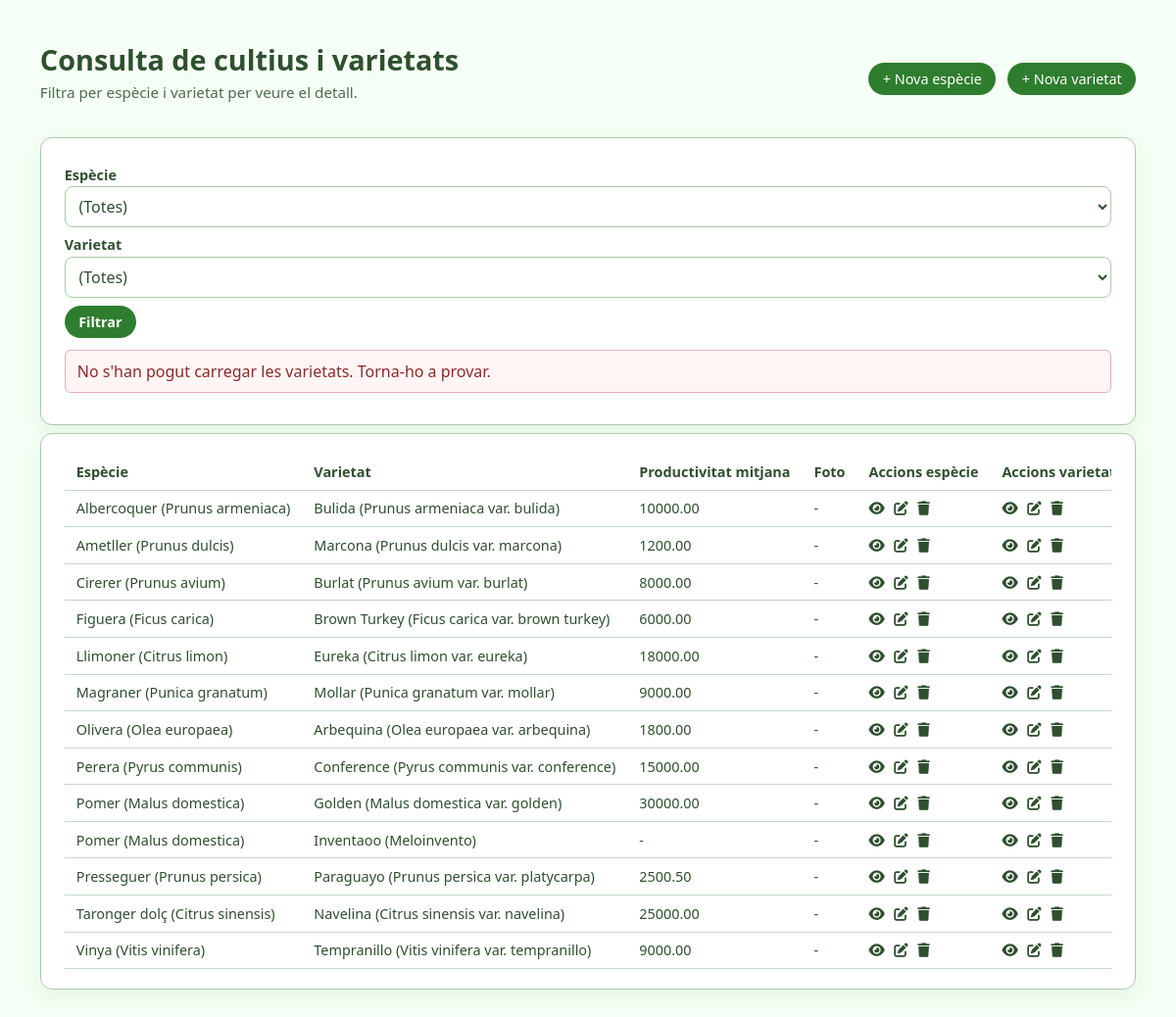
Page /PHP/consulta_cultius_varietats.php on the committed database.
### tables this page shows
CREATE TABLE `varietat` (
  `id_varietat` int(11) NOT NULL AUTO_INCREMENT,
  `id_especie` int(11) NOT NULL,
  `nom_cientific` varchar(255) NOT NULL,
  `nom_comu` varchar(255) NOT NULL,
  `caracteristiques_agronomiques` text DEFAULT NULL,
  `cicle_vegetatiu` text DEFAULT NULL,
  `requisits_pollinitzacio` text DEFAULT NULL,
  `productivitat_mitjana` decimal(10,2) DEFAULT NULL,
  `qualitats_organoleptiques` text DEFAULT NULL,
  `foto_url` varchar(255) DEFAULT NULL,
  PRIMARY KEY (`id_varietat`),
  KEY `id_especie` (`id_especie`),
  CONSTRAINT `varietat_ibfk_1` FOREIGN KEY (`id_especie`) REFERENCES `especie` (`id_especie`)
);

CREATE TABLE `especie` (
  `id_especie` int(11) NOT NULL AUTO_INCREMENT,
  `nom_cientific` varchar(255) NOT NULL,
  `nom_comu` varchar(255) NOT NULL,
  PRIMARY KEY (`id_especie`)
);

### PHP/consulta_cultius_varietats.php (the view, shortened to what this page needs)
<?php
$conn = db_connect();
$id_varietat = filter_input(INPUT_GET, 'id_varietat', FILTER_VALIDATE_INT);
$id_varietat = $id_varietat ? $id_varietat : 0;
$sql = "SELECT e.id_especie, e.nom_comu AS especie_nom_comu, e.nom_cientific AS especie_nom_cientific,
               v.id_varietat, v.nom_comu AS varietat_nom_comu, v.nom_cientific AS varietat_nom_cientific,
               v.productivitat_mitjana, v.foto_url
        FROM especie e
        LEFT JOIN varietat v ON v.id_especie = e.id_especie";
$sql .= ' ORDER BY e.nom_comu, v.nom_comu';
$stmt = $conn->prepare($sql);
$rows = [];
if ($stmt) {
    $stmt->execute();
    $result = $stmt->get_result();
    if ($result) {
        while ($row = $result->fetch_assoc()) {
            $rows[] = $row;
        }
    }
}
?>
<!DOCTYPE html>
<html lang="ca">
<head>
    <link rel="stylesheet" href="../HTML/styles.css">
    <link rel="stylesheet" href="https://cdnjs.cloudflare.com/ajax/libs/font-awesome/6.5.1/css/all.min.css">
</head>
<body>
<div class="page">
<div class="page-header">
  <div class="panel-header">
    <div>
      <h1>Consulta de cultius i varietats</h1>
      <p class="page-subtitle">Filtra per espècie i varietat per veure el detall.</p>
    </div>
    <div class="page-header-actions">
      <a class="btn btn-primary" href="especie_nova.php">+ Nova espècie</a>
      <a class="btn btn-primary" href="varietat_nova.php">+ Nova varietat</a>
    </div>
  </div>
</div>
<div class="panel">
<form method="get" class="form-grid-2">
    <label>Espècie</label>
    <select name="id_especie" id="id_especie">
        <option value="">(Totes)</option>
    </select>
    <label>Varietat</label>
    <select name="id_varietat" id="id_varietat" data-selected="<?php echo (int)$id_varietat; ?>">
        <option value="">(Totes)</option>
    </select>
    <button type="submit" class="btn btn-primary mt-2">Filtrar</button>
</form>
<p id="varietats-error" class="alert err" style="display:none; margin-top:12px;">No s'han pogut carregar les varietats. Torna-ho a provar.</p>
</div>
<div class="panel mt-2">
<?php if (!empty($rows)): ?>
    <div class="table-scroll">
    <table class="table">
        <tr>
            <th>Espècie</th>
            <th>Varietat</th>
            <th>Productivitat mitjana</th>
            <th>Foto</th>
            <th>Accions espècie</th>
            <th>Accions varietat</th>
        </tr>
        <?php foreach ($rows as $row): ?>
        <tr>
            <td>
              <?php echo htmlspecialchars(($row['especie_nom_comu'] ?? '') . ' (' . ($row['especie_nom_cientific'] ?? '') . ')'); ?>
            </td>
            <td>
              <?php if (!empty($row['id_varietat'])): ?>
                <?php echo htmlspecialchars(($row['varietat_nom_comu'] ?? '') . ' (' . ($row['varietat_nom_cientific'] ?? '') . ')'); ?>
              <?php else: ?>
                -
              <?php endif; ?>
            </td>
            <td><?php echo htmlspecialchars($row['productivitat_mitjana'] ?? '-'); ?></td>
            <td>
              <?php if (!empty($row['foto_url'])): ?>
                <img class="thumb" src="<?php echo htmlspecialchars($row['foto_url']); ?>" alt="Foto varietat" onerror="this.style.display='none';">
              <?php else: ?>
                -
              <?php endif; ?>
            </td>
            <td>
              <div class="table-actions">
                <a href="especie_detall.php?id=<?php echo (int)$row['id_especie']; ?>" title="Veure espècie">
                  <i class="fa-solid fa-eye" aria-hidden="true"></i>
                </a>
                <a href="especie_editar.php?id=<?php echo (int)$row['id_especie']; ?>" title="Editar espècie">
                  <i class="fa-solid fa-pen-to-square" aria-hidden="true"></i>
                </a>
                <a href="especie_eliminar.php?id=<?php echo (int)$row['id_especie']; ?>" onclick="return confirm('Segur que vols eliminar aquesta espècie?');" title="Eliminar espècie">
                  <i class="fa-solid fa-trash" aria-hidden="true"></i>
                </a>
              </div>
            </td>
            <td>
              <?php if (!empty($row['id_varietat'])): ?>
              <div class="table-actions">
                <a href="varietat_detall.php?id=<?php echo (int)$row['id_varietat']; ?>" title="Veure varietat">
                  <i class="fa-solid fa-eye" aria-hidden="true"></i>
                </a>
                <a href="varietat_editar.php?id=<?php echo (int)$row['id_varietat']; ?>" title="Editar varietat">
                  <i class="fa-solid fa-pen-to-square" aria-hidden="true"></i>
                </a>
                <a href="varietat_eliminar.php?id=<?php echo (int)$row['id_varietat']; ?>" onclick="return confirm('Segur que vols eliminar aquesta varietat?');" title="Eliminar varietat">
                  <i class="fa-solid fa-trash" aria-hidden="true"></i>
                </a>
              </div>
              <?php else: ?>
                -
              <?php endif; ?>
            </td>
        </tr>
        <?php endforeach; ?>
    </table>
    </div>
<?php else: ?>
    <p>No hi ha resultats amb aquests filtres.</p>
<?php endif; ?>
</div>
</div>
</body>
</html>

### HTML/styles.css (style rules this page uses)
*, *::before, *::after { box-sizing: border-box; }
html, body { margin: 0; padding: 0; }
body { font-family: system-ui, -apple-system, BlinkMacSystemFont, "Segoe UI", sans-serif; background: #f0f4f0; color: #2f4f2f; }
body:not(.app-layout-body) { padding: 1.5rem; min-height: 100vh; background: #f5fff5; }
.page { max-width: 1600px; margin: 0 auto; padding: clamp(1rem, 1.4vw, 1.5rem); color: #2f4f2f; }
.page-header { margin-bottom: 1.25rem; }
.page-header h1, .page-header h2 { margin: 0; font-size: 1.8rem; color: #2f4f2f; }
.page-subtitle { margin: 0.25rem 0 1rem; color: #4c6b4c; font-size: 0.95rem; }
.panel { background: #ffffff; border-radius: 0.75rem; padding: 1.25rem 1.5rem; border: 1px solid #aacbaa; box-shadow: 0 8px 20px rgba(47, 125, 47, 0.08); }
.panel-header { display: flex; justify-content: space-between; align-items: center; margin-bottom: 0.75rem; color: #2f4f2f; }
form { display: block; width: 100%; }
label { font-weight: 600; font-size: 0.9rem; color: #2f4f2f; display: block; margin-top: 0.5rem; margin-bottom: 0.15rem; }
input, textarea, select { width: 100%; padding: 0.5rem 0.6rem; border-radius: 0.5rem; border: 1px solid #aacbaa; font: inherit; color: inherit; background-color: #ffffff; }
.btn { display: inline-flex; align-items: center; justify-content: center; padding: 0.45rem 0.9rem; border-radius: 999px; border: none; font-size: 0.9rem; cursor: pointer; text-decoration: none; gap: 0.35rem; }
.btn-primary { background: #2f7d2f; color: #ffffff; }
button { font: inherit; }
form button { background: #2f7d2f; color: #ffffff; border: 1px solid #2f7d2f; padding: 0.6rem 0.75rem; border-radius: 0.5rem; cursor: pointer; font-weight: 600; transition: background 0.15s ease, border-color 0.15s ease; }
.table-scroll { width: 100%; max-width: 100%; overflow-x: auto; overflow-y: hidden; -webkit-overflow-scrolling: touch; }
.table { width: max-content; min-width: 100%; border-collapse: collapse; font-size: 0.9rem; color: #2f4f2f; }
.table th, .table td { padding: 0.55rem 0.75rem; border-bottom: 1px solid #c3d9c3; text-align: left; }
.mt-2 { margin-top: 0.5rem; }

### PHP/consulta_cultius_varietats.php (style rules this page uses)
.page-header-actions { display: flex; gap: 0.75rem; justify-content: flex-end; flex-wrap: wrap; }
.table-actions { display: inline-flex; align-items: center; gap: 0.6rem; }
.table-actions a { color: #2f4f2f; text-decoration: none; }
.alert { padding: 10px 12px; margin-bottom: 12px; border-radius: 6px; }
.alert.err { background: #fff5f5; border: 1px solid #e3b2b2; color: #8a2a2a; }

### rows in the picture
varietat: id_especie.nom_cientific "Albercoquer (Prunus armeniaca)", nom_comu+nom_cientific "Bulida (Prunus armeniaca var. bulida)", productivitat_mitjana "10000.00"
varietat: id_especie.nom_cientific "Ametller (Prunus dulcis)", nom_comu+nom_cientific "Marcona (Prunus dulcis var. marcona)", productivitat_mitjana "1200.00"
varietat: id_especie.nom_cientific "Cirerer (Prunus avium)", nom_comu+nom_cientific "Burlat (Prunus avium var. burlat)", productivitat_mitjana "8000.00"
varietat: id_especie.nom_cientific "Figuera (Ficus carica)", nom_comu+nom_cientific "Brown Turkey (Ficus carica var. brown turkey)", productivitat_mitjana "6000.00"
varietat: id_especie.nom_cientific "Llimoner (Citrus limon)", nom_comu+nom_cientific "Eureka (Citrus limon var. eureka)", productivitat_mitjana "18000.00"
varietat: id_especie.nom_cientific "Magraner (Punica granatum)", nom_comu+nom_cientific "Mollar (Punica granatum var. mollar)", productivitat_mitjana "9000.00"
varietat: id_especie.nom_cientific "Olivera (Olea europaea)", nom_comu+nom_cientific "Arbequina (Olea europaea var. arbequina)", productivitat_mitjana "1800.00"
varietat: id_especie.nom_cientific "Perera (Pyrus communis)", nom_comu+nom_cientific "Conference (Pyrus communis var. conference)", productivitat_mitjana "15000.00"
varietat: id_especie.nom_cientific "Pomer (Malus domestica)", nom_comu+nom_cientific "Golden (Malus domestica var. golden)", productivitat_mitjana "30000.00"
varietat: id_especie.nom_cientific "Pomer (Malus domestica)", nom_comu+nom_cientific "Inventaoo (Meloinvento)", productivitat_mitjana "-"
varietat: id_especie.nom_cientific "Presseguer (Prunus persica)", nom_comu+nom_cientific "Paraguayo (Prunus persica var. platycarpa)", productivitat_mitjana "2500.50"
varietat: id_especie.nom_cientific "Taronger dolç (Citrus sinensis)", nom_comu+nom_cientific "Navelina (Citrus sinensis var. navelina)", productivitat_mitjana "25000.00"
varietat: id_especie.nom_cientific "Vinya (Vitis vinifera)", nom_comu+nom_cientific "Tempranillo (Vitis vinifera var. tempranillo)", productivitat_mitjana "9000.00"
